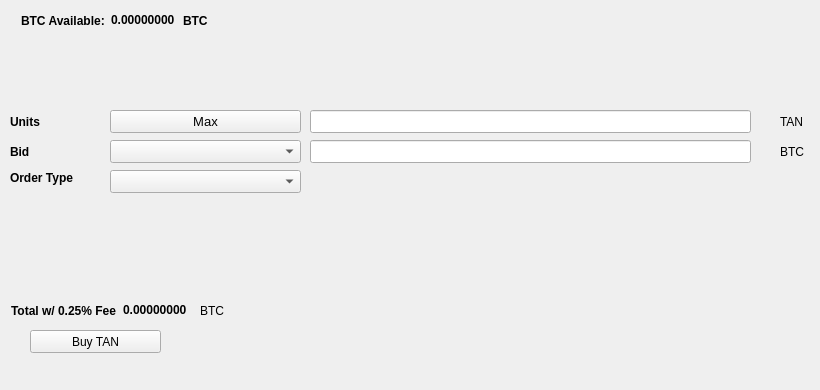
   <widget class="QWidget" name="BuyTab">
    <attribute name="title">
     <string>Buy</string>
    </attribute>
    <widget class="QPushButton" name="BuyTAN">
     <property name="geometry">
      <rect>
       <x>30</x>
       <y>330</y>
       <width>131</width>
       <height>23</height>
      </rect>
     </property>
     <property name="text">
      <string>Buy TAN</string>
     </property>
     <property name="icon">
      <iconset resource="../taurusnetwork.qrc">
       <normaloff>:/icons/bitcoin</normaloff>:/icons/bitcoin</iconset>
     </property>
    </widget>
    <widget class="QLabel" name="label_3">
     <property name="geometry">
      <rect>
       <x>10</x>
       <y>110</y>
       <width>46</width>
       <height>23</height>
      </rect>
     </property>
     <property name="font">
      <font>
       <weight>75</weight>
       <bold>true</bold>
      </font>
     </property>
     <property name="text">
      <string>Units</string>
     </property>
    </widget>
    <widget class="QLineEdit" name="UnitsInput">
     <property name="geometry">
      <rect>
       <x>310</x>
       <y>110</y>
       <width>441</width>
       <height>23</height>
      </rect>
     </property>
     <property name="font">
      <font>
       <pointsize>9</pointsize>
       <weight>75</weight>
       <bold>true</bold>
      </font>
     </property>
    </widget>
    <widget class="QLineEdit" name="BuyBidPriceEdit">
     <property name="geometry">
      <rect>
       <x>310</x>
       <y>140</y>
       <width>441</width>
       <height>23</height>
      </rect>
     </property>
     <property name="font">
      <font>
       <pointsize>9</pointsize>
       <weight>75</weight>
       <bold>true</bold>
      </font>
     </property>
    </widget>
    <widget class="QLabel" name="label_4">
     <property name="geometry">
      <rect>
       <x>780</x>
       <y>110</y>
       <width>31</width>
       <height>23</height>
      </rect>
     </property>
     <property name="text">
      <string>TAN</string>
     </property>
    </widget>
    <widget class="QLabel" name="label_5">
     <property name="geometry">
      <rect>
       <x>780</x>
       <y>140</y>
       <width>31</width>
       <height>23</height>
      </rect>
     </property>
     <property name="text">
      <string>BTC</string>
     </property>
    </widget>
    <widget class="QLabel" name="label_6">
     <property name="geometry">
      <rect>
       <x>10</x>
       <y>140</y>
       <width>46</width>
       <height>23</height>
      </rect>
     </property>
     <property name="font">
      <font>
       <weight>75</weight>
       <bold>true</bold>
      </font>
     </property>
     <property name="text">
      <string>Bid</string>
     </property>
    </widget>
    <widget class="QLabel" name="label_7">
     <property name="geometry">
      <rect>
       <x>10</x>
       <y>170</y>
       <width>91</width>
       <height>16</height>
      </rect>
     </property>
     <property name="font">
      <font>
       <weight>75</weight>
       <bold>true</bold>
      </font>
     </property>
     <property name="text">
      <string>Order Type</string>
     </property>
    </widget>
    <widget class="QPushButton" name="Buy_Max_Amount">
     <property name="geometry">
      <rect>
       <x>110</x>
       <y>110</y>
       <width>191</width>
       <height>23</height>
      </rect>
     </property>
     <property name="font">
      <font>
       <pointsize>10</pointsize>
      </font>
     </property>
     <property name="text">
      <string>Max</string>
     </property>
    </widget>
    <widget class="QComboBox" name="BuyBidcomboBox">
     <property name="geometry">
      <rect>
       <x>110</x>
       <y>140</y>
       <width>191</width>
       <height>23</height>
      </rect>
     </property>
     <property name="font">
      <font>
       <pointsize>10</pointsize>
      </font>
     </property>
    </widget>
    <widget class="QComboBox" name="buyOrdertypeCombo">
     <property name="geometry">
      <rect>
       <x>110</x>
       <y>170</y>
       <width>191</width>
       <height>23</height>
      </rect>
     </property>
     <property name="font">
      <font>
       <pointsize>10</pointsize>
      </font>
     </property>
    </widget>
    <widget class="QWidget" name="layoutWidget1">
     <property name="geometry">
      <rect>
       <x>21</x>
       <y>11</y>
       <width>227</width>
       <height>19</height>
      </rect>
     </property>
     <layout class="QHBoxLayout" name="horizontalLayout_3">
      <item>
       <widget class="QLabel" name="label232">
        <property name="font">
         <font>
          <weight>75</weight>
          <bold>true</bold>
         </font>
        </property>
        <property name="text">
         <string>BTC Available:</string>
        </property>
       </widget>
      </item>
      <item>
       <widget class="QLabel" name="BtcAvailableLbl">
        <property name="palette">
         <palette>
          <active>
           <colorrole role="WindowText">
            <brush brushstyle="SolidPattern">
             <color alpha="255">
              <red>0</red>
              <green>0</green>
              <blue>0</blue>
             </color>
            </brush>
           </colorrole>
           <colorrole role="Button">
            <brush brushstyle="SolidPattern">
             <color alpha="255">
              <red>0</red>
              <green>170</green>
              <blue>0</blue>
             </color>
            </brush>
           </colorrole>
           <colorrole role="Light">
            <brush brushstyle="SolidPattern">
             <color alpha="255">
              <red>0</red>
              <green>255</green>
              <blue>0</blue>
             </color>
            </brush>
           </colorrole>
           <colorrole role="Midlight">
            <brush brushstyle="SolidPattern">
             <color alpha="255">
              <red>0</red>
              <green>212</green>
              <blue>0</blue>
             </color>
            </brush>
           </colorrole>
           <colorrole role="Dark">
            <brush brushstyle="SolidPattern">
             <color alpha="255">
              <red>0</red>
              <green>85</green>
              <blue>0</blue>
             </color>
            </brush>
           </colorrole>
           <colorrole role="Mid">
            <brush brushstyle="SolidPattern">
             <color alpha="255">
              <red>0</red>
              <green>113</green>
              <blue>0</blue>
             </color>
            </brush>
           </colorrole>
           <colorrole role="Text">
            <brush brushstyle="SolidPattern">
             <color alpha="255">
              <red>0</red>
              <green>170</green>
              <blue>0</blue>
             </color>
            </brush>
           </colorrole>
           <colorrole role="BrightText">
            <brush brushstyle="SolidPattern">
             <color alpha="255">
              <red>255</red>
              <green>255</green>
              <blue>255</blue>
             </color>
            </brush>
           </colorrole>
           <colorrole role="ButtonText">
            <brush brushstyle="SolidPattern">
             <color alpha="255">
              <red>0</red>
              <green>0</green>
              <blue>0</blue>
             </color>
            </brush>
           </colorrole>
           <colorrole role="Base">
            <brush brushstyle="SolidPattern">
             <color alpha="255">
              <red>255</red>
              <green>255</green>
              <blue>255</blue>
             </color>
            </brush>
           </colorrole>
           <colorrole role="Window">
            <brush brushstyle="SolidPattern">
             <color alpha="255">
              <red>0</red>
              <green>170</green>
              <blue>0</blue>
             </color>
            </brush>
           </colorrole>
           <colorrole role="Shadow">
            <brush brushstyle="SolidPattern">
             <color alpha="255">
              <red>0</red>
              <green>0</green>
              <blue>0</blue>
             </color>
            </brush>
           </colorrole>
           <colorrole role="AlternateBase">
            <brush brushstyle="SolidPattern">
             <color alpha="255">
              <red>127</red>
              <green>212</green>
              <blue>127</blue>
             </color>
            </brush>
           </colorrole>
           <colorrole role="ToolTipBase">
            <brush brushstyle="SolidPattern">
             <color alpha="255">
              <red>255</red>
              <green>255</green>
              <blue>220</blue>
             </color>
            </brush>
           </colorrole>
           <colorrole role="ToolTipText">
            <brush brushstyle="SolidPattern">
             <color alpha="255">
              <red>0</red>
              <green>0</green>
              <blue>0</blue>
             </color>
            </brush>
           </colorrole>
          </active>
          <inactive>
           <colorrole role="WindowText">
            <brush brushstyle="SolidPattern">
             <color alpha="255">
              <red>0</red>
              <green>0</green>
              <blue>0</blue>
             </color>
            </brush>
           </colorrole>
           <colorrole role="Button">
            <brush brushstyle="SolidPattern">
             <color alpha="255">
              <red>0</red>
              <green>170</green>
              <blue>0</blue>
             </color>
            </brush>
           </colorrole>
           <colorrole role="Light">
            <brush brushstyle="SolidPattern">
             <color alpha="255">
              <red>0</red>
              <green>255</green>
              <blue>0</blue>
             </color>
            </brush>
           </colorrole>
           <colorrole role="Midlight">
            <brush brushstyle="SolidPattern">
             <color alpha="255">
              <red>0</red>
              <green>212</green>
              <blue>0</blue>
             </color>
            </brush>
           </colorrole>
           <colorrole role="Dark">
            <brush brushstyle="SolidPattern">
             <color alpha="255">
              <red>0</red>
              <green>85</green>
              <blue>0</blue>
             </color>
            </brush>
           </colorrole>
           <colorrole role="Mid">
            <brush brushstyle="SolidPattern">
             <color alpha="255">
              <red>0</red>
              <green>113</green>
              <blue>0</blue>
             </color>
            </brush>
           </colorrole>
           <colorrole role="Text">
            <brush brushstyle="SolidPattern">
             <color alpha="255">
              <red>0</red>
              <green>170</green>
              <blue>0</blue>
             </color>
            </brush>
           </colorrole>
           <colorrole role="BrightText">
            <brush brushstyle="SolidPattern">
             <color alpha="255">
              <red>255</red>
              <green>255</green>
              <blue>255</blue>
             </color>
            </brush>
           </colorrole>
           <colorrole role="ButtonText">
            <brush brushstyle="SolidPattern">
             <color alpha="255">
              <red>0</red>
              <green>0</green>
              <blue>0</blue>
             </color>
            </brush>
           </colorrole>
           <colorrole role="Base">
            <brush brushstyle="SolidPattern">
             <color alpha="255">
              <red>255</red>
              <green>255</green>
              <blue>255</blue>
             </color>
            </brush>
           </colorrole>
           <colorrole role="Window">
            <brush brushstyle="SolidPattern">
             <color alpha="255">
              <red>0</red>
              <green>170</green>
              <blue>0</blue>
             </color>
            </brush>
           </colorrole>
           <colorrole role="Shadow">
            <brush brushstyle="SolidPattern">
             <color alpha="255">
              <red>0</red>
              <green>0</green>
              <blue>0</blue>
             </color>
            </brush>
           </colorrole>
           <colorrole role="AlternateBase">
            <brush brushstyle="SolidPattern">
             <color alpha="255">
              <red>127</red>
              <green>212</green>
              <blue>127</blue>
             </color>
            </brush>
           </colorrole>
           <colorrole role="ToolTipBase">
            <brush brushstyle="SolidPattern">
             <color alpha="255">
              <red>255</red>
              <green>255</green>
              <blue>220</blue>
             </color>
            </brush>
           </colorrole>
           <colorrole role="ToolTipText">
            <brush brushstyle="SolidPattern">
             <color alpha="255">
              <red>0</red>
              <green>0</green>
              <blue>0</blue>
             </color>
            </brush>
           </colorrole>
          </inactive>
          <disabled>
           <colorrole role="WindowText">
            <brush brushstyle="SolidPattern">
             <color alpha="255">
              <red>0</red>
              <green>85</green>
              <blue>0</blue>
             </color>
            </brush>
           </colorrole>
           <colorrole role="Button">
            <brush brushstyle="SolidPattern">
             <color alpha="255">
              <red>0</red>
              <green>170</green>
              <blue>0</blue>
             </color>
            </brush>
           </colorrole>
           <colorrole role="Light">
            <brush brushstyle="SolidPattern">
             <color alpha="255">
              <red>0</red>
              <green>255</green>
              <blue>0</blue>
             </color>
            </brush>
           </colorrole>
           <colorrole role="Midlight">
            <brush brushstyle="SolidPattern">
             <color alpha="255">
              <red>0</red>
              <green>212</green>
              <blue>0</blue>
             </color>
            </brush>
           </colorrole>
           <colorrole role="Dark">
            <brush brushstyle="SolidPattern">
             <color alpha="255">
              <red>0</red>
              <green>85</green>
              <blue>0</blue>
             </color>
            </brush>
           </colorrole>
           <colorrole role="Mid">
            <brush brushstyle="SolidPattern">
             <color alpha="255">
              <red>0</red>
              <green>113</green>
              <blue>0</blue>
             </color>
            </brush>
           </colorrole>
           <colorrole role="Text">
            <brush brushstyle="SolidPattern">
             <color alpha="255">
              <red>0</red>
              <green>85</green>
              <blue>0</blue>
             </color>
            </brush>
           </colorrole>
           <colorrole role="BrightText">
            <brush brushstyle="SolidPattern">
             <color alpha="255">
              <red>255</red>
              <green>255</green>
              <blue>255</blue>
             </color>
            </brush>
           </colorrole>
           <colorrole role="ButtonText">
            <brush brushstyle="SolidPattern">
             <color alpha="255">
              <red>0</red>
              <green>85</green>
              <blue>0</blue>
             </color>
            </brush>
           </colorrole>
           <colorrole role="Base">
            <brush brushstyle="SolidPattern">
             <color alpha="255">
              <red>0</red>
              <green>170</green>
              <blue>0</blue>
             </color>
            </brush>
           </colorrole>
           <colorrole role="Window">
            <brush brushstyle="SolidPattern">
             <color alpha="255">
              <red>0</red>
              <green>170</green>
              <blue>0</blue>
             </color>
            </brush>
           </colorrole>
           <colorrole role="Shadow">
            <brush brushstyle="SolidPattern">
             <color alpha="255">
              <red>0</red>
              <green>0</green>
              <blue>0</blue>
             </color>
            </brush>
           </colorrole>
           <colorrole role="AlternateBase">
            <brush brushstyle="SolidPattern">
             <color alpha="255">
              <red>0</red>
              <green>170</green>
              <blue>0</blue>
             </color>
            </brush>
           </colorrole>
           <colorrole role="ToolTipBase">
            <brush brushstyle="SolidPattern">
             <color alpha="255">
              <red>255</red>
              <green>255</green>
              <blue>220</blue>
             </color>
            </brush>
           </colorrole>
           <colorrole role="ToolTipText">
            <brush brushstyle="SolidPattern">
             <color alpha="255">
              <red>0</red>
              <green>0</green>
              <blue>0</blue>
             </color>
            </brush>
           </colorrole>
          </disabled>
         </palette>
        </property>
        <property name="font">
         <font>
          <weight>75</weight>
          <bold>true</bold>
         </font>
        </property>
        <property name="text">
         <string>0.00000000</string>
        </property>
        <property name="textInteractionFlags">
         <set>Qt::LinksAccessibleByMouse|Qt::TextSelectableByKeyboard|Qt::TextSelectableByMouse</set>
        </property>
       </widget>
      </item>
      <item>
       <widget class="QLabel" name="BtcAvailableLbl_2">
        <property name="font">
         <font>
          <weight>75</weight>
          <bold>true</bold>
         </font>
        </property>
        <property name="text">
         <string>BTC</string>
        </property>
       </widget>
      </item>
     </layout>
    </widget>
    <widget class="QWidget" name="layoutWidge2">
     <property name="geometry">
      <rect>
       <x>11</x>
       <y>301</y>
       <width>259</width>
       <height>19</height>
      </rect>
     </property>
     <layout class="QHBoxLayout" name="horizontalLayout_4">
      <item>
       <widget class="QLabel" name="label_9">
        <property name="font">
         <font>
          <weight>75</weight>
          <bold>true</bold>
         </font>
        </property>
        <property name="text">
         <string>Total w/ 0.25% Fee</string>
        </property>
       </widget>
      </item>
      <item>
       <widget class="QLabel" name="BuyCostLabel">
        <property name="palette">
         <palette>
          <active>
           <colorrole role="WindowText">
            <brush brushstyle="SolidPattern">
             <color alpha="255">
              <red>0</red>
              <green>0</green>
              <blue>0</blue>
             </color>
            </brush>
           </colorrole>
           <colorrole role="Button">
            <brush brushstyle="SolidPattern">
             <color alpha="255">
              <red>0</red>
              <green>170</green>
              <blue>0</blue>
             </color>
            </brush>
           </colorrole>
           <colorrole role="Light">
            <brush brushstyle="SolidPattern">
             <color alpha="255">
              <red>0</red>
              <green>255</green>
              <blue>0</blue>
             </color>
            </brush>
           </colorrole>
           <colorrole role="Midlight">
            <brush brushstyle="SolidPattern">
             <color alpha="255">
              <red>0</red>
              <green>212</green>
              <blue>0</blue>
             </color>
            </brush>
           </colorrole>
           <colorrole role="Dark">
            <brush brushstyle="SolidPattern">
             <color alpha="255">
              <red>0</red>
              <green>85</green>
              <blue>0</blue>
             </color>
            </brush>
           </colorrole>
           <colorrole role="Mid">
            <brush brushstyle="SolidPattern">
             <color alpha="255">
              <red>0</red>
              <green>113</green>
              <blue>0</blue>
             </color>
            </brush>
           </colorrole>
           <colorrole role="Text">
            <brush brushstyle="SolidPattern">
             <color alpha="255">
              <red>0</red>
              <green>170</green>
              <blue>0</blue>
             </color>
            </brush>
           </colorrole>
           <colorrole role="BrightText">
            <brush brushstyle="SolidPattern">
             <color alpha="255">
              <red>255</red>
              <green>255</green>
              <blue>255</blue>
             </color>
            </brush>
           </colorrole>
           <colorrole role="ButtonText">
            <brush brushstyle="SolidPattern">
             <color alpha="255">
              <red>0</red>
              <green>0</green>
              <blue>0</blue>
             </color>
            </brush>
           </colorrole>
           <colorrole role="Base">
            <brush brushstyle="SolidPattern">
             <color alpha="255">
              <red>255</red>
              <green>255</green>
              <blue>255</blue>
             </color>
            </brush>
           </colorrole>
           <colorrole role="Window">
            <brush brushstyle="SolidPattern">
             <color alpha="255">
              <red>0</red>
              <green>170</green>
              <blue>0</blue>
             </color>
            </brush>
           </colorrole>
           <colorrole role="Shadow">
            <brush brushstyle="SolidPattern">
             <color alpha="255">
              <red>0</red>
              <green>0</green>
              <blue>0</blue>
             </color>
            </brush>
           </colorrole>
           <colorrole role="AlternateBase">
            <brush brushstyle="SolidPattern">
             <color alpha="255">
              <red>127</red>
              <green>212</green>
              <blue>127</blue>
             </color>
            </brush>
           </colorrole>
           <colorrole role="ToolTipBase">
            <brush brushstyle="SolidPattern">
             <color alpha="255">
              <red>255</red>
              <green>255</green>
              <blue>220</blue>
             </color>
            </brush>
           </colorrole>
           <colorrole role="ToolTipText">
            <brush brushstyle="SolidPattern">
             <color alpha="255">
              <red>0</red>
              <green>0</green>
              <blue>0</blue>
             </color>
            </brush>
           </colorrole>
          </active>
          <inactive>
           <colorrole role="WindowText">
            <brush brushstyle="SolidPattern">
             <color alpha="255">
              <red>0</red>
              <green>0</green>
              <blue>0</blue>
             </color>
            </brush>
           </colorrole>
           <colorrole role="Button">
            <brush brushstyle="SolidPattern">
             <color alpha="255">
              <red>0</red>
              <green>170</green>
              <blue>0</blue>
             </color>
            </brush>
           </colorrole>
           <colorrole role="Light">
            <brush brushstyle="SolidPattern">
             <color alpha="255">
              <red>0</red>
              <green>255</green>
              <blue>0</blue>
             </color>
            </brush>
           </colorrole>
           <colorrole role="Midlight">
            <brush brushstyle="SolidPattern">
             <color alpha="255">
              <red>0</red>
              <green>212</green>
              <blue>0</blue>
             </color>
            </brush>
           </colorrole>
           <colorrole role="Dark">
            <brush brushstyle="SolidPattern">
             <color alpha="255">
              <red>0</red>
              <green>85</green>
              <blue>0</blue>
             </color>
            </brush>
           </colorrole>
           <colorrole role="Mid">
            <brush brushstyle="SolidPattern">
             <color alpha="255">
              <red>0</red>
              <green>113</green>
              <blue>0</blue>
             </color>
            </brush>
           </colorrole>
           <colorrole role="Text">
            <brush brushstyle="SolidPattern">
             <color alpha="255">
              <red>0</red>
              <green>170</green>
              <blue>0</blue>
             </color>
            </brush>
           </colorrole>
           <colorrole role="BrightText">
            <brush brushstyle="SolidPattern">
             <color alpha="255">
              <red>255</red>
              <green>255</green>
              <blue>255</blue>
             </color>
            </brush>
           </colorrole>
           <colorrole role="ButtonText">
            <brush brushstyle="SolidPattern">
             <color alpha="255">
              <red>0</red>
              <green>0</green>
              <blue>0</blue>
             </color>
            </brush>
           </colorrole>
           <colorrole role="Base">
            <brush brushstyle="SolidPattern">
             <color alpha="255">
              <red>255</red>
              <green>255</green>
              <blue>255</blue>
             </color>
            </brush>
           </colorrole>
           <colorrole role="Window">
            <brush brushstyle="SolidPattern">
             <color alpha="255">
              <red>0</red>
              <green>170</green>
              <blue>0</blue>
             </color>
            </brush>
           </colorrole>
           <colorrole role="Shadow">
            <brush brushstyle="SolidPattern">
             <color alpha="255">
              <red>0</red>
              <green>0</green>
              <blue>0</blue>
             </color>
            </brush>
           </colorrole>
           <colorrole role="AlternateBase">
            <brush brushstyle="SolidPattern">
             <color alpha="255">
              <red>127</red>
              <green>212</green>
              <blue>127</blue>
             </color>
            </brush>
           </colorrole>
           <colorrole role="ToolTipBase">
            <brush brushstyle="SolidPattern">
             <color alpha="255">
              <red>255</red>
              <green>255</green>
              <blue>220</blue>
             </color>
            </brush>
           </colorrole>
           <colorrole role="ToolTipText">
            <brush brushstyle="SolidPattern">
             <color alpha="255">
              <red>0</red>
              <green>0</green>
              <blue>0</blue>
             </color>
            </brush>
           </colorrole>
          </inactive>
          <disabled>
           <colorrole role="WindowText">
            <brush brushstyle="SolidPattern">
             <color alpha="255">
              <red>0</red>
              <green>85</green>
              <blue>0</blue>
             </color>
            </brush>
           </colorrole>
           <colorrole role="Button">
            <brush brushstyle="SolidPattern">
             <color alpha="255">
              <red>0</red>
              <green>170</green>
              <blue>0</blue>
             </color>
            </brush>
           </colorrole>
           <colorrole role="Light">
            <brush brushstyle="SolidPattern">
             <color alpha="255">
              <red>0</red>
              <green>255</green>
              <blue>0</blue>
             </color>
            </brush>
           </colorrole>
           <colorrole role="Midlight">
            <brush brushstyle="SolidPattern">
             <color alpha="255">
              <red>0</red>
              <green>212</green>
              <blue>0</blue>
             </color>
            </brush>
           </colorrole>
           <colorrole role="Dark">
            <brush brushstyle="SolidPattern">
             <color alpha="255">
              <red>0</red>
              <green>85</green>
              <blue>0</blue>
             </color>
            </brush>
           </colorrole>
           <colorrole role="Mid">
            <brush brushstyle="SolidPattern">
             <color alpha="255">
              <red>0</red>
              <green>113</green>
              <blue>0</blue>
             </color>
            </brush>
           </colorrole>
           <colorrole role="Text">
            <brush brushstyle="SolidPattern">
             <color alpha="255">
              <red>0</red>
              <green>85</green>
              <blue>0</blue>
             </color>
            </brush>
           </colorrole>
           <colorrole role="BrightText">
            <brush brushstyle="SolidPattern">
             <color alpha="255">
              <red>255</red>
              <green>255</green>
              <blue>255</blue>
             </color>
            </brush>
           </colorrole>
           <colorrole role="ButtonText">
            <brush brushstyle="SolidPattern">
             <color alpha="255">
              <red>0</red>
              <green>85</green>
              <blue>0</blue>
             </color>
            </brush>
           </colorrole>
           <colorrole role="Base">
            <brush brushstyle="SolidPattern">
             <color alpha="255">
              <red>0</red>
              <green>170</green>
              <blue>0</blue>
             </color>
            </brush>
           </colorrole>
           <colorrole role="Window">
            <brush brushstyle="SolidPattern">
             <color alpha="255">
              <red>0</red>
              <green>170</green>
              <blue>0</blue>
             </color>
            </brush>
           </colorrole>
           <colorrole role="Shadow">
            <brush brushstyle="SolidPattern">
             <color alpha="255">
              <red>0</red>
              <green>0</green>
              <blue>0</blue>
             </color>
            </brush>
           </colorrole>
           <colorrole role="AlternateBase">
            <brush brushstyle="SolidPattern">
             <color alpha="255">
              <red>0</red>
              <green>170</green>
              <blue>0</blue>
             </color>
            </brush>
           </colorrole>
           <colorrole role="ToolTipBase">
            <brush brushstyle="SolidPattern">
             <color alpha="255">
              <red>255</red>
              <green>255</green>
              <blue>220</blue>
             </color>
            </brush>
           </colorrole>
           <colorrole role="ToolTipText">
            <brush brushstyle="SolidPattern">
             <color alpha="255">
              <red>0</red>
              <green>0</green>
              <blue>0</blue>
             </color>
            </brush>
           </colorrole>
          </disabled>
         </palette>
        </property>
        <property name="font">
         <font>
          <weight>75</weight>
          <bold>true</bold>
         </font>
        </property>
        <property name="autoFillBackground">
         <bool>false</bool>
        </property>
        <property name="text">
         <string>0.00000000</string>
        </property>
        <property name="textInteractionFlags">
         <set>Qt::LinksAccessibleByMouse|Qt::TextSelectableByMouse</set>
        </property>
       </widget>
      </item>
      <item>
       <widget class="QLabel" name="label_10">
        <property name="font">
         <font>
          <weight>50</weight>
          <bold>false</bold>
         </font>
        </property>
        <property name="text">
         <string>BTC</string>
        </property>
       </widget>
      </item>
     </layout>
    </widget>
    <widget class="QLabel" name="label_24">
     <property name="geometry">
      <rect>
       <x>460</x>
       <y>300</y>
       <width>281</width>
       <height>81</height>
      </rect>
     </property>
     <property name="text">
      <string/>
     </property>
     <property name="pixmap">
      <pixmap>:/images/bittrex</pixmap>
     </property>
    </widget>
   </widget>
